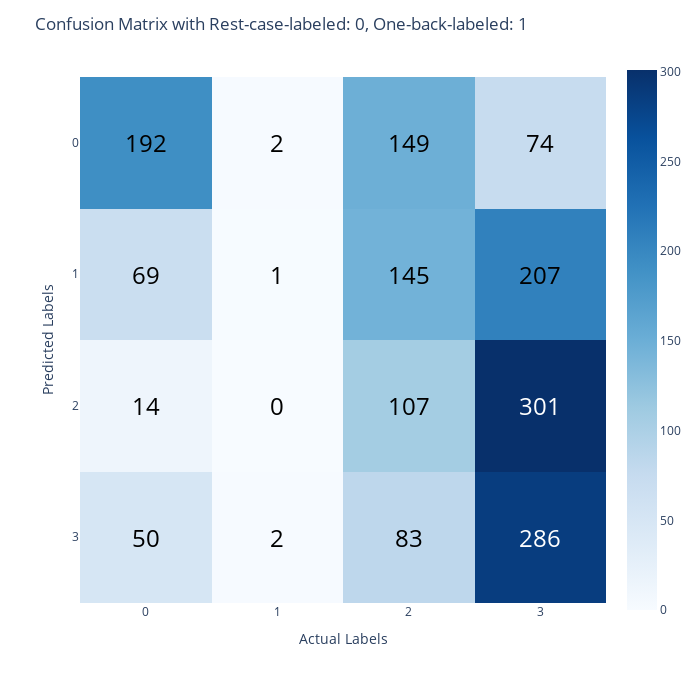

The notebook cell saved with this chart:
### Code cell
metrics(svc)

### Figure 1 — Plotly figure (JSON) as saved in the notebook; plotly's stock layout.template omitted (floating-point values rounded to 4 significant figures)
{"data": [{"coloraxis": "coloraxis", "hovertemplate": "x: %{x}<br>y: %{y}<br>color: %{z}<extra></extra>", "name": "0", "type": "heatmap", "xaxis": "x", "yaxis": "y", "z": [[192, 2, 149, 74], [69, 1, 145, 207], [14, 0, 107, 301], [50, 2, 83, 286]]}], "layout": {"annotations": [{"font": {"color": "black", "size": 24}, "showarrow": false, "text": "192", "x": 0, "y": 0}, {"font": {"color": "black", "size": 24}, "showarrow": false, "text": "2", "x": 1, "y": 0}, {"font": {"color": "black", "size": 24}, "showarrow": false, "text": "149", "x": 2, "y": 0}, {"font": {"color": "black", "size": 24}, "showarrow": false, "text": "74", "x": 3, "y": 0}, {"font": {"color": "black", "size": 24}, "showarrow": false, "text": "69", "x": 0, "y": 1}, {"font": {"color": "black", "size": 24}, "showarrow": false, "text": "1", "x": 1, "y": 1}, {"font": {"color": "black", "size": 24}, "showarrow": false, "text": "145", "x": 2, "y": 1}, {"font": {"color": "black", "size": 24}, "showarrow": false, "text": "207", "x": 3, "y": 1}, {"font": {"color": "black", "size": 24}, "showarrow": false, "text": "14", "x": 0, "y": 2}, {"font": {"color": "black", "size": 24}, "showarrow": false, "text": "0", "x": 1, "y": 2}, {"font": {"color": "black", "size": 24}, "showarrow": false, "text": "107", "x": 2, "y": 2}, {"font": {"color": "white", "size": 24}, "showarrow": false, "text": "301", "x": 3, "y": 2}, {"font": {"color": "black", "size": 24}, "showarrow": false, "text": "50", "x": 0, "y": 3}, {"font": {"color": "black", "size": 24}, "showarrow": false, "text": "2", "x": 1, "y": 3}, {"font": {"color": "black", "size": 24}, "showarrow": false, "text": "83", "x": 2, "y": 3}, {"font": {"color": "white", "size": 24}, "showarrow": false, "text": "286", "x": 3, "y": 3}], "coloraxis": {"colorscale": [[0, "rgb(247,251,255)"], [0.125, "rgb(222,235,247)"], [0.25, "rgb(198,219,239)"], [0.375, "rgb(158,202,225)"], [0.5, "rgb(107,174,214)"], [0.625, "rgb(66,146,198)"], [0.75, "rgb(33,113,181)"], [0.875, "rgb(8,81,156)"], [1, "rgb(8,48,107)"]]}, "font": {"size": 12}, "height": 700, "margin": {"t": 60}, "title": {"text": "Confusion Matrix with Rest-case-labeled: 0, One-back-labeled: 1"}, "width": 700, "xaxis": {"anchor": "y", "constrain": "domain", "domain": [0, 1], "dtick": 1, "scaleanchor": "y", "tick0": 0, "title": {"text": "Actual Labels"}}, "yaxis": {"anchor": "x", "autorange": "reversed", "constrain": "domain", "domain": [0, 1], "dtick": 1, "tick0": 0, "title": {"text": "Predicted Labels"}}}}
